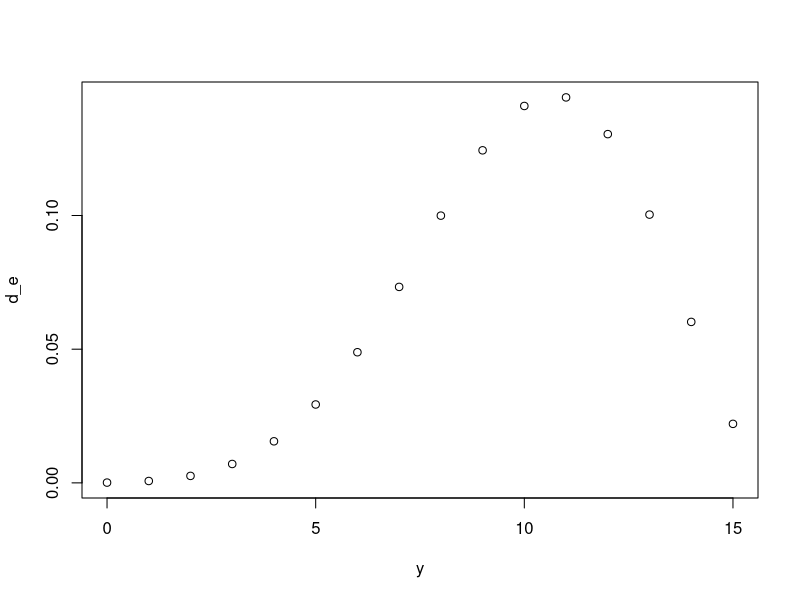
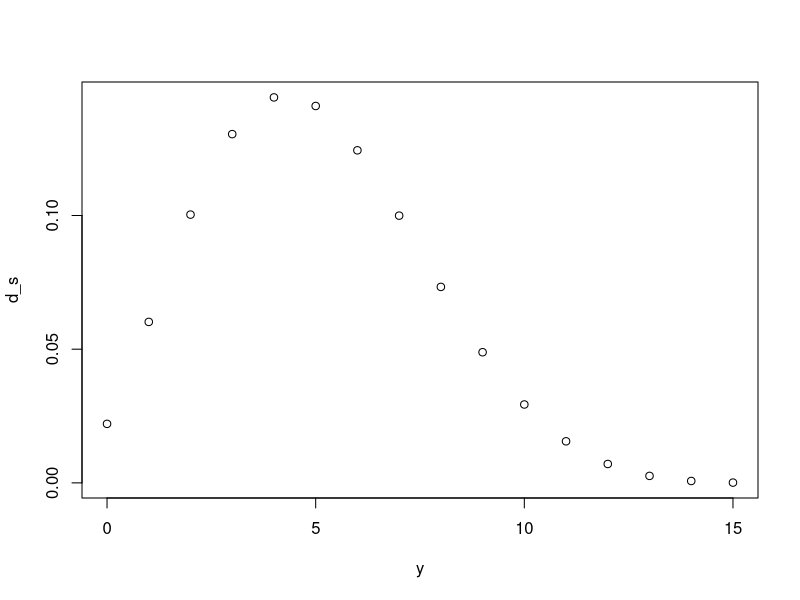

Reproduce these figures in R, in order.
rm(list = ls())
library("rmutil")

ss      <- 15
alpha_e <- 8
beta_e  <- 4
alpha_s <- 4
beta_s  <- 8
y_obs   <- 10
  
y   <- seq(0, ss)

d_e   <- dbetabinom(y = y,
                    size = ss,
                    m = alpha_e/(alpha_e+beta_e),
                    s = alpha_e+beta_e)
d_s   <- dbetabinom(y = y,
                    size = ss,
                    m = alpha_s/(alpha_s+beta_s),
                    s = alpha_s+beta_s)

plot(y, d_e)
plot(y, d_s)

d_e_obs <- dbetabinom(y = y_obs,
                      size = ss,
                      m = alpha_e/(alpha_e+beta_e),
                      s = alpha_e+beta_e)
d_s_obs <- dbetabinom(y = y_obs,
                      size = ss,
                      m = alpha_s/(alpha_s+beta_s),
                      s = alpha_s+beta_s)

sum(d_e*(d_e <= d_e_obs))
sum(d_s*(d_s <= d_s_obs))

pred_e <- NA
pred_s <- NA

for (y in 0:ss){
  idx <- y + 1
  pred_e[idx] <- (choose(ss,y)/beta(alpha_e,beta_e))*integrate(function(p) (p^(y+alpha_e-1))*((1-p)^(ss-y+beta_e-1)), 0, 1)$value
  pred_s[idx] <- (choose(ss,y)/beta(alpha_s,beta_s))*integrate(function(p) (p^(y+alpha_s-1))*((1-p)^(ss-y+beta_s-1)), 0, 1)$value
}
pred_e_obs <- (choose(ss,y_obs)/beta(alpha_e,beta_e))*integrate(function(p) (p^(y_obs+alpha_e-1))*((1-p)^(ss-y_obs+beta_e-1)), 0, 1)$value
pred_s_obs <- (choose(ss,y_obs)/beta(alpha_s,beta_s))*integrate(function(p) (p^(y_obs+alpha_s-1))*((1-p)^(ss-y_obs+beta_s-1)), 0, 1)$value

sum(pred_e)
sum(pred_s)

sum(pred_e*(pred_e <= pred_e_obs))
sum(pred_s*(pred_s <= pred_s_obs))
